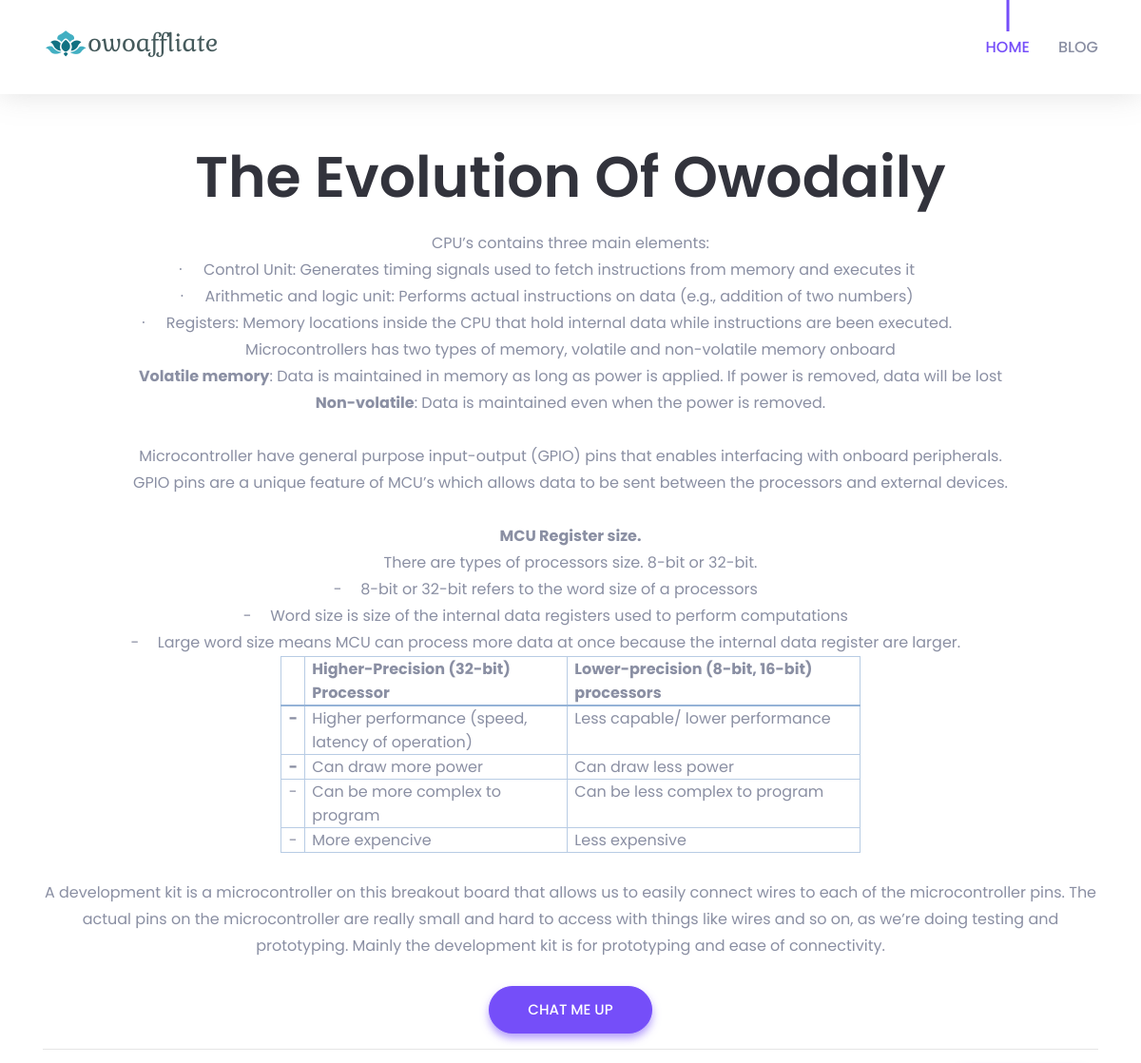
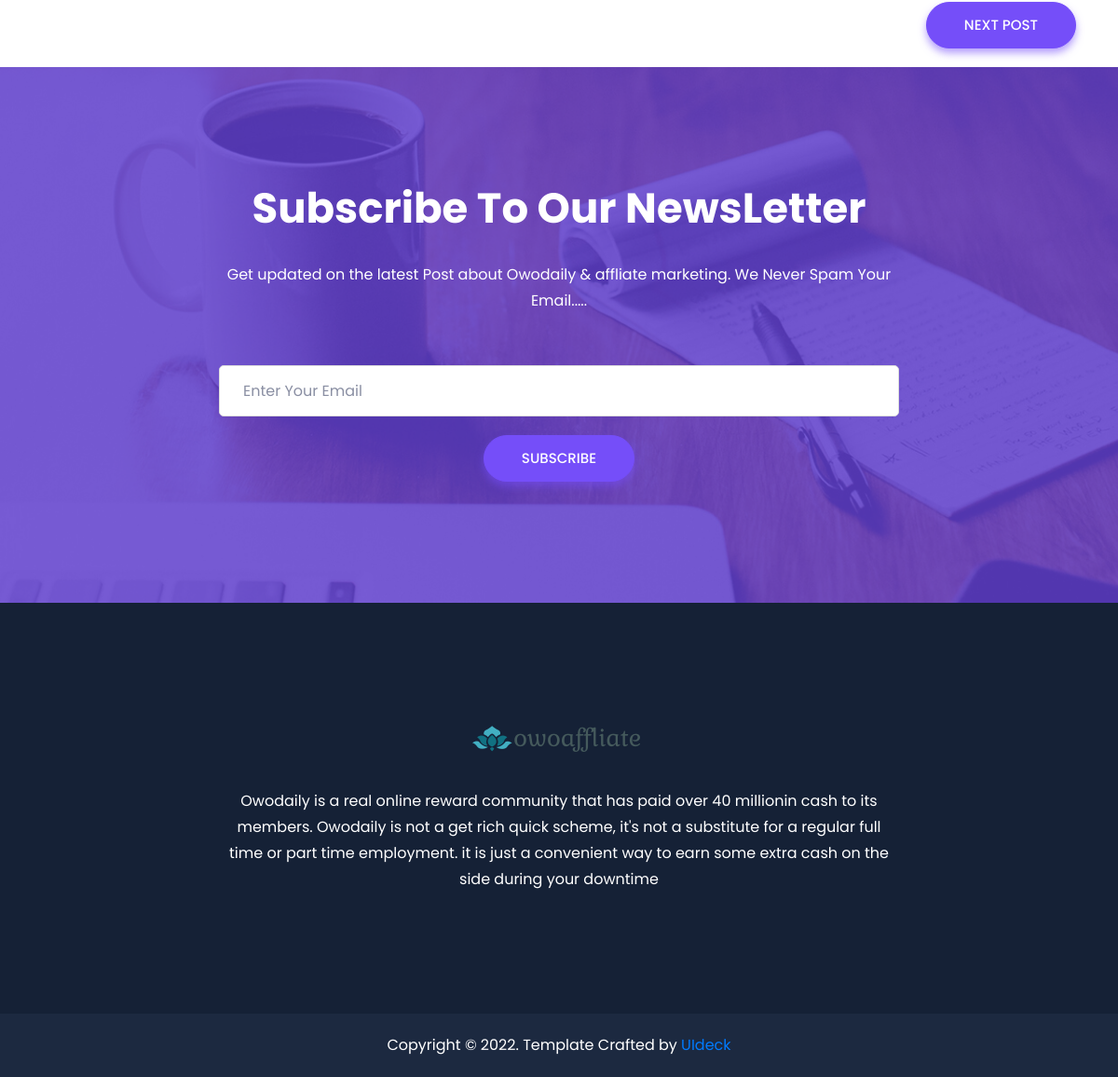
The page /blog/evolution-owodaily/ on the database its author committed (2 pictures, top to bottom).
### owomainapp/models.py (models this page shows, shortened)
class Blog(models.Model):
    thumbnail = models.ImageField()
    title = models.CharField(max_length=150)
    time = models.DateTimeField(auto_now_add=True)
    content = RichTextUploadingField(config_name='awe')
    slug = models.SlugField(blank=True, null=False)

### owomainapp/views.py (the view, shortened to what this page needs)
# urls.py: path('blog/<slug:slug>/', post, name='post-detail'),
def post(request, slug):
    post = get_object_or_404(Blog, slug=slug)
    try:
        next_post = post.get_next_by_time()
    except Blog.DoesNotExist:
        next_post = None
    try:
        previous_post = post.get_previous_by_time()
    except Blog.DoesNotExist:
        previous_post = None
    context = {
        'previous_post':previous_post,
        'next_post':next_post,
        'post':post,
    }
    return render(request, 'post.html', context)

### templates/post.html (shortened to what this page needs)
<!doctype html>
<html lang="en">
<html>
{% load static%}
{% include 'head.html' %}
    <header id="home" class="header-area">
    <div class="navigation fixed-top">
        <div class="container">
            <div class="row">
                <div class="col-lg-12">
                    <nav class="navbar navbar-expand-lg">
                        <a class="navbar-brand" href="/">
                            <img src="{% static 'assets/images/banner/owoaff.png' %}" alt="Logo">
                        </a>
                        <div class="collapse navbar-collapse" id="navbarSupportedContent">
                            <ul class="navbar-nav ml-auto">
                                <li class="nav-item active"><a class="page-scroll" href="/">Home</a></li>
                                <li class="nav-item"><a class="page-scroll" href="/blog">Blog</a></li>
                            </ul>
                        </div>
                    </nav>
                </div>
            </div>
        </div>
    </div>
    </header>
    <div class="container pt-150 pb-20 m-20px text-center"  >
        <h1 class="big text-center">{{post.title | title}}</h2>
    </div>
   <div class="container pb-20">
        <p>{{post.content | safe }}</p>
       <div class="action-btn rounded-buttons text-center">
        <a href="http://chat.whatsapp.com/GWvx9SsFpCS7q2owkfjRzk" target="_blank" rel="noopener noreferrer"><button type="submit" class="main-btn rounded-three">Chat me up</button></a>
        </div>
       <hr>
       <div class="posts-nav d-flex justify-content-between align-items-stretch flex-column flex-md-row">
        {% if next_post %}
            <div class="action-btn rounded-buttons text-right">
            <a href="/blog/{{next_post.slug}}" target="_self" rel="noopener noreferrer"><button type="submit" class="main-btn rounded-three">Next Post</button></a>
        </div>
        {%endif%}
    </div>
   </div>
    <section id="call-to-action" class="call-to-action pt-125 pb-130 bg_cover" style="background-image: url({% static 'assets/images/call-to-action.jpg' %})">
        <div class="container">
            <div class="row justify-content-center">
                <div class="col-xl-8 col-lg-9">
                    <div class="call-action-content text-center">
                        <h2 class="action-title">Subscribe To Our NewsLetter</h2>
                        <p>Get updated on the latest Post about Owodaily & affliate marketing. We Never Spam Your Email..... </p>
                        <div class="call-action-form">
                                <form action="." method="POST">
                                    <div class="single-form pb-20">
                                        <input type="email" name="email" placeholder="Enter Your Email">
                                    </div>
                                    <div class="action-btn rounded-buttons">
                                        <button type="submit" class="main-btn rounded-three">subscribe</button>
                                    </div>
                                </form>
                        </div>
                    </div>
                </div>
            </div>
        </div>
    </section>
{% include 'footer.html' %}
</html>

### static/assets/css/default.css (style rules this page uses)
.pt-125 { padding-top: 125px; }
.pt-150 { padding-top: 150px; }
.pb-20 { padding-bottom: 20px; }
.pb-130 { padding-bottom: 130px; }

### static/assets/css/style.css (style rules this page uses)
* { margin: 0; padding: 0; -webkit-box-sizing: border-box; -moz-box-sizing: border-box; box-sizing: border-box; }
img { max-width: 100%; }
i, span, a { display: inline-block; }
h1, h2, h3, h4, h5, h6 { font-family: "Poppins", sans-serif; font-weight: 600; color: #32333c; margin: 0px; }
h1 { font-size: 60px; }
h2 { font-size: 36px; }
ul,ol { margin-left: 10px; padding-left: 10px; }
p { font-size: 16px; font-weight: 400; line-height: 28px; color: #8a8fa3; margin: 0px; }
.bg_cover { background-position: center center; background-size: cover; background-repeat: no-repeat; width: 100%; height: 100%; }
.main-btn { display: inline-block; font-weight: 500; text-align: center; white-space: nowrap; vertical-align: middle; -webkit-user-select: none; -moz-user-select: none; -ms-user-select: none; user-select: none; border: 1px solid #754ef9; padding: 0 40px; font-size: 15px; line-height: 48px; border-radius: 50px; color: #fff; cursor: pointer; z-index: 5; -webkit-transition: all 0.3s ease-out 0s; -moz-transition: all 0.3s ease-out 0s; -ms-transition: all 0.3s ease-out 0s; -o-transition: all 0.3s ease-out 0s; transition: all 0.3s ease-out 0s; -webkit-box-shadow: 0px 5px 8px 0px rgba(118, 78, 249, 0.55); -moz-box-shadow: 0px 5px 8px 0px rgba(118, 78, 249, 0.55); box-shadow: 0px 5px 8px 0px rgba(118, 78, 249, 0.55); background-color: #754ef9; text-transform: uppercase; }
.navigation { -webkit-box-shadow: 0px 0px 29px 0px rgba(134, 134, 134, 0.25); -moz-box-shadow: 0px 0px 29px 0px rgba(134, 134, 134, 0.25); box-shadow: 0px 0px 29px 0px rgba(134, 134, 134, 0.25); padding: 30px 0; background-color: #fff; -webkit-transition: all 0.3s ease-out 0s; -moz-transition: all 0.3s ease-out 0s; -ms-transition: all 0.3s ease-out 0s; -o-transition: all 0.3s ease-out 0s; transition: all 0.3s ease-out 0s; }
.navigation .navbar { padding: 0; position: relative; }
.navigation .navbar .navbar-brand { padding-top: 0; padding-bottom: 5px; }
.navigation .navbar .navbar-nav .nav-item { margin-left: 30px; }
.navigation .navbar .navbar-nav .nav-item:first-child { margin-left: 0; }
.navigation .navbar .navbar-nav .nav-item a { text-transform: uppercase; font-size: 16px; color: #8a8fa3; font-weight: 500; position: relative; -webkit-transition: all 0.3s ease-out 0s; -moz-transition: all 0.3s ease-out 0s; -ms-transition: all 0.3s ease-out 0s; -o-transition: all 0.3s ease-out 0s; transition: all 0.3s ease-out 0s; }
.navigation .navbar .navbar-nav .nav-item a::before { position: absolute; content: ''; width: 3px; height: 0; background-color: #754ef9; left: 50%; top: -50px; -webkit-transform: translateX(-50%); -moz-transform: translateX(-50%); -ms-transform: translateX(-50%); -o-transform: translateX(-50%); transform: translateX(-50%); -webkit-transition: all 0.3s ease-out 0s; -moz-transition: all 0.3s ease-out 0s; -ms-transition: all 0.3s ease-out 0s; -o-transition: all 0.3s ease-out 0s; transition: all 0.3s ease-out 0s; }
.navigation .navbar .navbar-nav .nav-item.active a, .navigation .navbar .navbar-nav .nav-item:hover a { color: #754ef9; }
.navigation .navbar .navbar-nav .nav-item.active a::before, .navigation .navbar .navbar-nav .nav-item:hover a::before { height: 45px; }
.call-to-action { position: relative; z-index: 9; }
.call-to-action::before { position: absolute; content: ''; top: 0; left: 0; width: 100%; height: 100%; background-color: rgba(117, 78, 249, 0.7); z-index: -1; }
.call-action-content .action-title { font-size: 45px; font-weight: 700; color: #fff; padding-bottom: 30px; }
.call-action-content p { color: #fff; padding-bottom: 25px; }
.single-form { margin-top: 30px; }
.single-form input, .single-form textarea { width: 100%; height: 55px; border-radius: 5px; border: 1px solid #ddd; padding: 0 25px; font-size: 16px; color: #8a8fa3; }

### rows shown on the page
Blog: title "The Evolution Of Owodaily", content "CPU’s contains three main elements: · Control Unit: Generates timing signals used to fetch instructions from memory and executes it · Arithmetic and logic unit: Performs actual instructions on data (e.g., addition of two numbers) · Registers: Memory locations inside the CPU that hold internal data while instructions are been executed. Microcontrollers has two types of memory, volatile and non-volatile memory onboard Volatile memory : Data is maintained in memory as long as power is applied. If power is removed, data will be lost Non-volatile : Data is maintained even when the power is removed. Microcontroller have general purpose input-output (GPIO) pins that enables interfacing with…"
